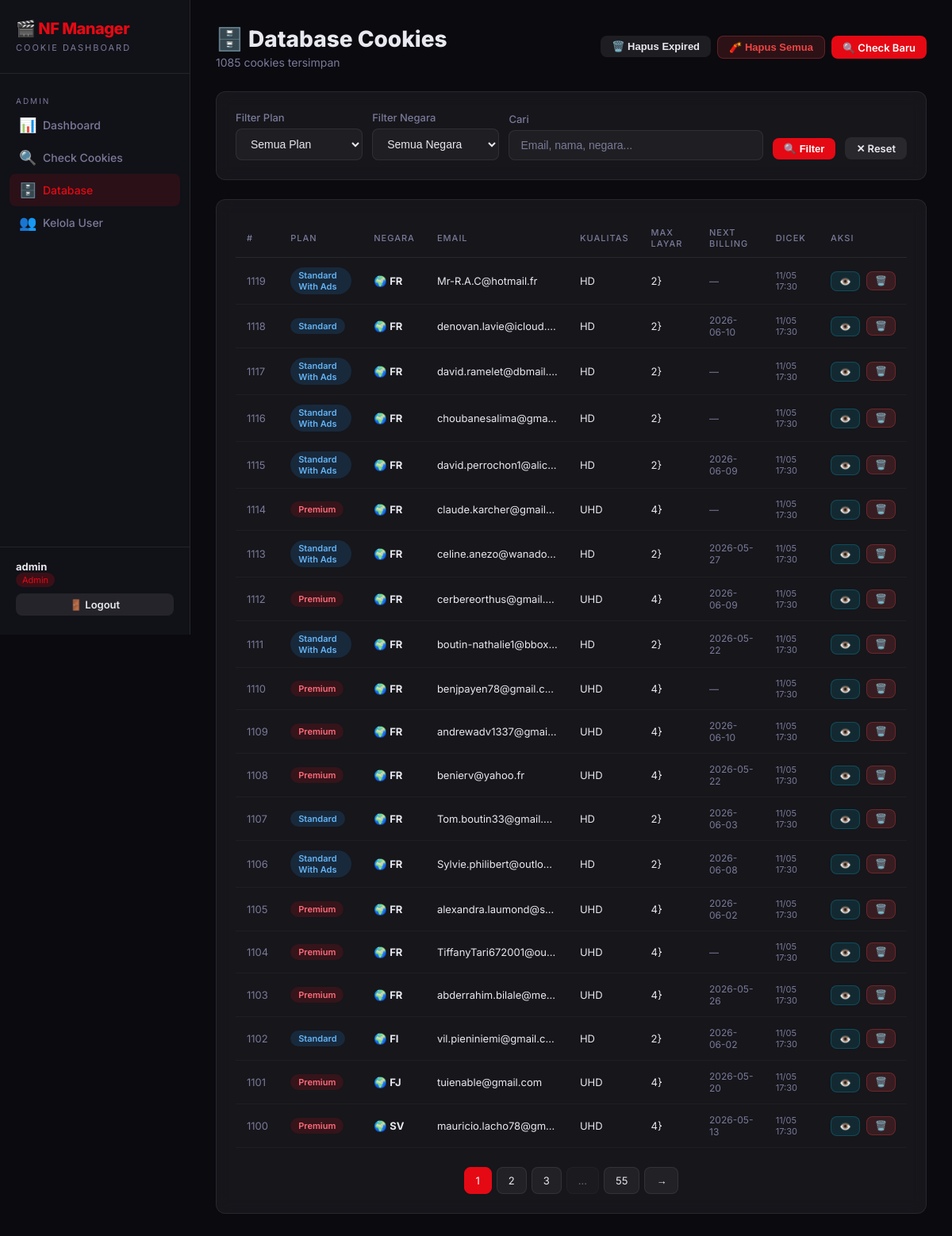
/admin/results (signed in), run on the app's committed database.
### app/models.py (models this page shows)
class User(UserMixin, db.Model):
    __tablename__ = 'users'
    id = db.Column(db.Integer, primary_key=True)
    username = db.Column(db.String(80), unique=True, nullable=False)
    email = db.Column(db.String(120), unique=True, nullable=False)
    password_hash = db.Column(db.String(256), nullable=False)
    is_admin = db.Column(db.Boolean, default=False)
    is_approved = db.Column(db.Boolean, default=False)
    created_at = db.Column(db.DateTime, default=datetime.utcnow)

class CookieResult(db.Model):
    __tablename__ = 'cookie_results'
    id = db.Column(db.Integer, primary_key=True)
    filename = db.Column(db.String(255))
    cookie_text = db.Column(db.Text, nullable=False)
    plan_key = db.Column(db.String(50), index=True)       # premium, standard, basic, mobile, free
    plan_name = db.Column(db.String(100))                  # display label
    country = db.Column(db.String(10), index=True)         # 2-letter country code
    is_on_hold = db.Column(db.Boolean, default=False)
    email = db.Column(db.String(200))
    account_name = db.Column(db.String(200))
    quality = db.Column(db.String(50))                     # UHD, HD, SD
    max_streams = db.Column(db.String(20))
    plan_price = db.Column(db.String(50))
    next_billing = db.Column(db.String(100))
    payment_method = db.Column(db.String(100))
    member_since = db.Column(db.String(100))
    extra_members = db.Column(db.String(20))
    profiles = db.Column(db.Text)
    hold_status = db.Column(db.String(20))
    membership_status = db.Column(db.String(100))
    checked_at = db.Column(db.DateTime, default=datetime.utcnow)
    source_file = db.Column(db.String(255))

### app/admin.py (the view)
@admin_bp.route('/results')
@login_required
@admin_required
def results():
    page = request.args.get('page', 1, type=int)
    plan_filter = request.args.get('plan', '')
    country_filter = request.args.get('country', '')
    search = request.args.get('search', '')
    query = CookieResult.query
    if plan_filter:
        query = query.filter(CookieResult.plan_key == plan_filter)
    if country_filter:
        query = query.filter(CookieResult.country == country_filter)
    if search:
        query = query.filter(
            (CookieResult.email.ilike(f'%{search}%')) |
            (CookieResult.account_name.ilike(f'%{search}%')) |
            (CookieResult.country.ilike(f'%{search}%'))
        )
    pagination = query.order_by(CookieResult.checked_at.desc()).paginate(page=page, per_page=20)
    from sqlalchemy import func
    plans = db.session.query(CookieResult.plan_key, CookieResult.plan_name).distinct().all()
    countries = db.session.query(CookieResult.country).distinct().order_by(CookieResult.country).all()
    return render_template('admin/results.html',
                           pagination=pagination,
                           plans=plans,
                           countries=countries,
                           plan_filter=plan_filter,
                           country_filter=country_filter,
                           search=search)

### app/admin.py (called while the page is built)
def admin_required(f):
    @wraps(f)
    def decorated(*args, **kwargs):
        if not current_user.is_authenticated or not current_user.is_admin:
            flash('Akses ditolak. Hanya admin yang bisa mengakses halaman ini.', 'danger')
            return redirect(url_for('auth.login'))
        return f(*args, **kwargs)
    return decorated

### app/templates/admin/results.html (shortened to what this page needs)
{% extends "base.html" %}
{% block content %}
<div class="page-header">
  <div class="flex-between">
    <div>
      <h2 class="page-title">🗄️ Database Cookies</h2>
      <p class="page-subtitle">{{ pagination.total }} cookies tersimpan</p>
    </div>
    <div class="flex gap-2">
      <form method="POST" action="{{ url_for('admin.delete_expired') }}" onsubmit="return confirm('Hapus semua cookies expired?')">
        <button class="btn btn-secondary btn-sm">🗑️ Hapus Expired</button>
      </form>
      <form method="POST" action="{{ url_for('admin.delete_all') }}" onsubmit="return confirm('⚠️ PERINGATAN: Yakin ingin MENGHAPUS SEMUA data cookies dari database? Tindakan ini tidak bisa dibatalkan!')">
        <button class="btn btn-danger btn-sm">🧨 Hapus Semua</button>
      </form>
      <a href="{{ url_for('admin.check') }}" class="btn btn-primary btn-sm">🔍 Check Baru</a>
    </div>
  </div>
</div>
<div class="card mb-3">
  <form method="GET" class="flex" style="gap:12px;flex-wrap:wrap;align-items:flex-end;">
    <div class="form-group" style="margin:0;flex:1;min-width:150px;">
      <label class="form-label">Filter Plan</label>
      <select name="plan" class="form-control">
        <option value="">Semua Plan</option>
      </select>
    </div>
    <div class="form-group" style="margin:0;flex:1;min-width:120px;">
      <label class="form-label">Filter Negara</label>
      <select name="country" class="form-control">
        <option value="">Semua Negara</option>
      </select>
    </div>
    <div class="form-group" style="margin:0;flex:2;min-width:180px;">
      <label class="form-label">Cari</label>
      <input type="text" name="search" class="form-control" placeholder="Email, nama, negara..." value="{{ search }}">
    </div>
    <button type="submit" class="btn btn-primary btn-sm" style="margin-bottom:1px;">🔍 Filter</button>
    <a href="{{ url_for('admin.results') }}" class="btn btn-secondary btn-sm" style="margin-bottom:1px;">✕ Reset</a>
  </form>
</div>
<div class="card">
  <div class="table-wrap">
    <table>
      <thead>
        <tr>
          <th>#</th><th>Plan</th><th>Negara</th><th>Email</th>
          <th>Kualitas</th><th>Max Layar</th><th>Next Billing</th><th>Dicek</th><th>Aksi</th>
        </tr>
      </thead>
      <tbody>
        {% for c in pagination.items %}
        {% set badge_map = {'premium':'badge-premium','standard':'badge-standard','standard_with_ads':'badge-standard','basic':'badge-basic','mobile':'badge-mobile','free':'badge-free'} %}
        <tr>
          <td style="color:var(--muted);">{{ c.id }}</td>
          <td><span class="badge {{ badge_map.get(c.plan_key,'') }}">{{ c.plan_name or c.plan_key }}</span></td>
          <td>🌍 <strong>{{ c.country or '?' }}</strong></td>
          <td style="max-width:180px;overflow:hidden;text-overflow:ellipsis;white-space:nowrap;">{{ c.email or '—' }}</td>
          <td>{{ c.quality or '—' }}</td>
          <td>{{ c.max_streams or '—' }}</td>
          <td style="font-size:12px;color:var(--muted);">{{ c.next_billing or '—' }}</td>
          <td style="font-size:11px;color:var(--muted);">{{ c.checked_at.strftime('%d/%m %H:%M') if c.checked_at else '—' }}</td>
          <td>
            <div class="flex gap-2">
              <a href="{{ url_for('user.cookie_detail', cookie_id=c.id) }}" class="btn btn-cyan btn-xs">👁️</a>
              <form method="POST" action="{{ url_for('admin.delete_cookie', cookie_id=c.id) }}" style="display:inline;" onsubmit="return confirm('Hapus cookie ini?')">
                <button class="btn btn-danger btn-xs">🗑️</button>
              </form>
            </div>
          </td>
        </tr>
        {% else %}
        <tr><td colspan="9" style="text-align:center;color:var(--muted);padding:40px;">Tidak ada data cookies.</td></tr>
        {% endfor %}
      </tbody>
    </table>
  </div>
  {% if pagination.pages > 1 %}
  <div class="pagination">
    {% for p in pagination.iter_pages(left_edge=1, right_edge=1, left_current=2, right_current=2) %}
      {% if p %}<a href="{{ url_for('admin.results', page=p, plan=plan_filter, country=country_filter, search=search) }}" class="page-btn {% if p==pagination.page %}active{% endif %}">{{ p }}</a>
      {% else %}<span class="page-btn" style="opacity:0.4;">…</span>{% endif %}
    {% endfor %}
    {% if pagination.has_next %}
    <a href="{{ url_for('admin.results', page=pagination.next_num, plan=plan_filter, country=country_filter, search=search) }}" class="page-btn">→</a>
    {% endif %}
  </div>
  {% endif %}
</div>
{% endblock %}

### app/templates/base.html (shortened to what this page needs)
<!DOCTYPE html>
<html lang="id">
<head>
<link rel="stylesheet" href="{{ url_for('static', filename='css/style.css') }}">
</head>
<body>
<div class="layout">
  <aside class="sidebar">
    <div class="sidebar-logo">
      <h1>🎬 NF Manager</h1>
      <span>Cookie Dashboard</span>
    </div>
    {% if current_user.is_authenticated %}
    {% if current_user.is_admin %}
    <div class="nav-section">
      <div class="nav-label">Admin</div>
      <a href="{{ url_for('admin.dashboard') }}" class="nav-link {% if request.endpoint == 'admin.dashboard' %}active{% endif %}">
        <span class="icon">📊</span> Dashboard
      </a>
      <a href="{{ url_for('admin.check') }}" class="nav-link {% if request.endpoint in ['admin.check','admin.checking'] %}active{% endif %}">
        <span class="icon">🔍</span> Check Cookies
      </a>
      <a href="{{ url_for('admin.results') }}" class="nav-link {% if request.endpoint == 'admin.results' %}active{% endif %}">
        <span class="icon">🗄️</span> Database
      </a>
      <a href="{{ url_for('admin.users') }}" class="nav-link {% if request.endpoint == 'admin.users' %}active{% endif %}">
        <span class="icon">👥</span> Kelola User
      </a>
    </div>
    {% endif %}
    {% endif %}
    <div class="sidebar-footer">
      {% if current_user.is_authenticated %}
      <div class="sidebar-user">
        <strong>{{ current_user.username }}</strong>
        {% if current_user.is_admin %}<span class="badge-admin">Admin</span>{% else %}<span class="badge-user">User</span>{% endif %}
      </div>
      <a href="{{ url_for('auth.logout') }}" class="btn btn-secondary btn-sm" style="width:100%;justify-content:center;">🚪 Logout</a>
      {% endif %}
    </div>
  </aside>
  <main class="main-content">
    {% block content %}{% endblock %}
  </main>
</div>
</body>
</html>

### data on the page
User: username "admin"
CookieResult: id "1119", plan_name "Standard With Ads", country "FR", email "Mr-R.A.C@hotmail.fr", quality "HD", max_streams "2}", next_billing "—", checked_at "11/05 17:30"
CookieResult: id "1118", plan_name "Standard", country "FR", email "denovan.lavie@icloud.…", quality "HD", max_streams "2}", next_billing "2026-06-10", checked_at "11/05 17:30"
CookieResult: id "1117", plan_name "Standard With Ads", country "FR", email "david.ramelet@dbmail.…", quality "HD", max_streams "2}", next_billing "—", checked_at "11/05 17:30"
CookieResult: id "1116", plan_name "Standard With Ads", country "FR", email "choubanesalima@gma…", quality "HD", max_streams "2}", next_billing "—", checked_at "11/05 17:30"
CookieResult: id "1115", plan_name "Standard With Ads", country "FR", email "david.perrochon1@alic…", quality "HD", max_streams "2}", next_billing "2026-06-09", checked_at "11/05 17:30"
CookieResult: id "1114", plan_name "Premium", country "FR", email "claude.karcher@gmail…", quality "UHD", max_streams "4}", next_billing "—", checked_at "11/05 17:30"
CookieResult: id "1113", plan_name "Standard With Ads", country "FR", email "celine.anezo@wanado…", quality "HD", max_streams "2}", next_billing "2026-05-27", checked_at "11/05 17:30"
CookieResult: id "1112", plan_name "Premium", country "FR", email "cerbereorthus@gmail.…", quality "UHD", max_streams "4}", next_billing "2026-06-09", checked_at "11/05 17:30"
CookieResult: id "1111", plan_name "Standard With Ads", country "FR", email "boutin-nathalie1@bbox…", quality "HD", max_streams "2}", next_billing "2026-05-22", checked_at "11/05 17:30"
CookieResult: id "1110", plan_name "Premium", country "FR", email "benjpayen78@gmail.c…", quality "UHD", max_streams "4}", next_billing "—", checked_at "11/05 17:30"
CookieResult: id "1109", plan_name "Premium", country "FR", email "andrewadv1337@gmai…", quality "UHD", max_streams "4}", next_billing "2026-06-10", checked_at "11/05 17:30"
CookieResult: id "1108", plan_name "Premium", country "FR", email "benierv@yahoo.fr", quality "UHD", max_streams "4}", next_billing "2026-05-22", checked_at "11/05 17:30"
CookieResult: id "1107", plan_name "Standard", country "FR", email "Tom.boutin33@gmail.…", quality "HD", max_streams "2}", next_billing "2026-06-03", checked_at "11/05 17:30"
CookieResult: id "1106", plan_name "Standard With Ads", country "FR", email "Sylvie.philibert@outlo…", quality "HD", max_streams "2}", next_billing "2026-06-08", checked_at "11/05 17:30"
CookieResult: id "1105", plan_name "Premium", country "FR", email "alexandra.laumond@s…", quality "UHD", max_streams "4}", next_billing "2026-06-02", checked_at "11/05 17:30"
CookieResult: id "1104", plan_name "Premium", country "FR", email "TiffanyTari672001@ou…", quality "UHD", max_streams "4}", next_billing "—", checked_at "11/05 17:30"
CookieResult: id "1103", plan_name "Premium", country "FR", email "abderrahim.bilale@me…", quality "UHD", max_streams "4}", next_billing "2026-05-26", checked_at "11/05 17:30"
CookieResult: id "1102", plan_name "Standard", country "FI", email "vil.pieniniemi@gmail.c…", quality "HD", max_streams "2}", next_billing "2026-06-02", checked_at "11/05 17:30"
CookieResult: id "1101", plan_name "Premium", country "FJ", email "tuienable@gmail.com", quality "UHD", max_streams "4}", next_billing "2026-05-20", checked_at "11/05 17:30"
CookieResult: id "1100", plan_name "Premium", country "SV", email "mauricio.lacho78@gm…", quality "UHD", max_streams "4}", next_billing "2026-05-13", checked_at "11/05 17:30"

### other printed values
{{ pagination.total }} "1085"
{{ p }} "1" "2" "3" "55"
